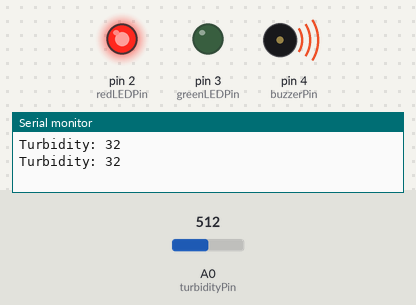
Bench run of a sketch on a simulated Arduino Uno, built with avr-gcc and run on an emulated ATmega328P. Shown: output pins drawn as LEDs (lit = HIGH), buzzer (waves = sounding, pin HIGH), the last lines printed to the serial monitor. Dashed ring = blinking. Inputs (shaded band) come from the test bench; at power-on: A0 (turbidityPin) = 512.

Above: at 9.8 s.
9.9 s: A0 (turbidityPin) set to 742
19.2 s: A0 (turbidityPin) set to 757
At 25.9 s:
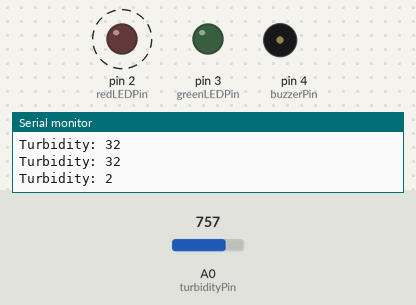
33.2 s: A0 (turbidityPin) set to 716
At 35.2 s:
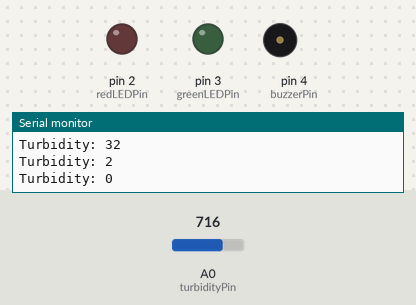
42.2 s: A0 (turbidityPin) set to 900
At 45.8 s:
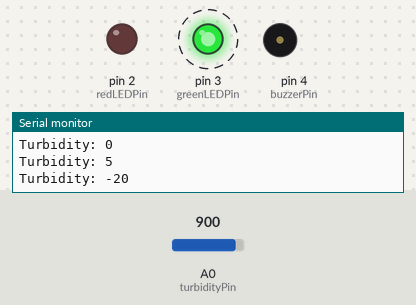
Timing chart, 0 to 52.2 s (numbered marks = the images above; inputs shaded):
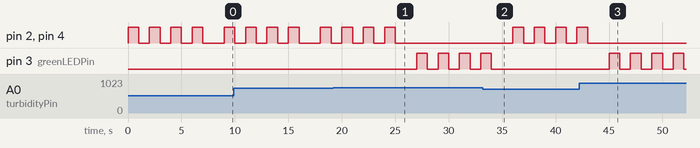

The sketch:

turbidity.ino
```cpp
// Pin assignments
const int turbidityPin = A0;    // Analog pin for turbidity sensor
const int redLEDPin = 2;        // Digital pin for red LED
const int greenLEDPin = 3;      // Digital pin for green LED
const int buzzerPin = 4;        // Digital pin for buzzer

// Threshold values
const int dirtThreshold = 0;  // Adjust this threshold based on your mapped turbidity values

void setup() {
  pinMode(redLEDPin, OUTPUT);
  pinMode(greenLEDPin, OUTPUT);
  pinMode(buzzerPin, OUTPUT);

  Serial.begin(9600);
}

void loop() {
  int sensorValue = analogRead(turbidityPin);  // Read turbidity sensor value
  int turbidity = map(sensorValue, 0, 750, 100, 0);

  Serial.print("Turbidity: ");
  Serial.println(turbidity);

  // Water is dirty
  if (turbidity > dirtThreshold) {
    digitalWrite(greenLEDPin, LOW);

    // Blink the red LED and beep the buzzer
    for (int i = 0; i < 4; i++) {    // Blink 4 times
      digitalWrite(redLEDPin, HIGH); // Turn on red LED
      digitalWrite(buzzerPin, HIGH); // Turn on the buzzer
      delay(1000);                   // Wait for 1 second
      digitalWrite(redLEDPin, LOW);  // Turn off red LED
      digitalWrite(buzzerPin, LOW);  // Turn off the buzzer
      delay(1000);                   // Wait for 1 second
    }
  }
  // Water is clean
  else {
    digitalWrite(redLEDPin, LOW);    // Turn off red LED

    // Blink the green LED
    for (int i = 0; i < 4; i++) {     // Blink 4 times
      digitalWrite(greenLEDPin, HIGH);// Turn on green LED
      delay(1000);                    // Wait for 1 second
      digitalWrite(greenLEDPin, LOW); // Turn off green LED
      delay(1000);                    // Wait for 1 second
    }
  }

  delay(1000);  // Wait for 2 seconds before checking again
}
```

Measured:
- the behaviour switches between 749 and 750 on A0 (turbidityPin) (found by bisection; images 0 and 1)
- after the input at 19.2 s, pin 2 (redLEDPin), pin 4 (buzzerPin): goes on until 25.0 s, then stays LOW; pin 3 (greenLEDPin): alternates HIGH for 1.0 s and LOW for 1.0 s, starting after 7.8 s
- after the input at 33.2 s, pin 2 (redLEDPin), pin 4 (buzzerPin): alternates HIGH for 1.0 s and LOW for 1.0 s, starting after 2.8 s; pin 3 (greenLEDPin): goes on until 34.0 s, then stays LOW
- after the input at 42.2 s, pin 2 (redLEDPin), pin 4 (buzzerPin): goes on until 43.0 s, then stays LOW; pin 3 (greenLEDPin): alternates HIGH for 1.0 s and LOW for 1.0 s, starting after 2.8 s
